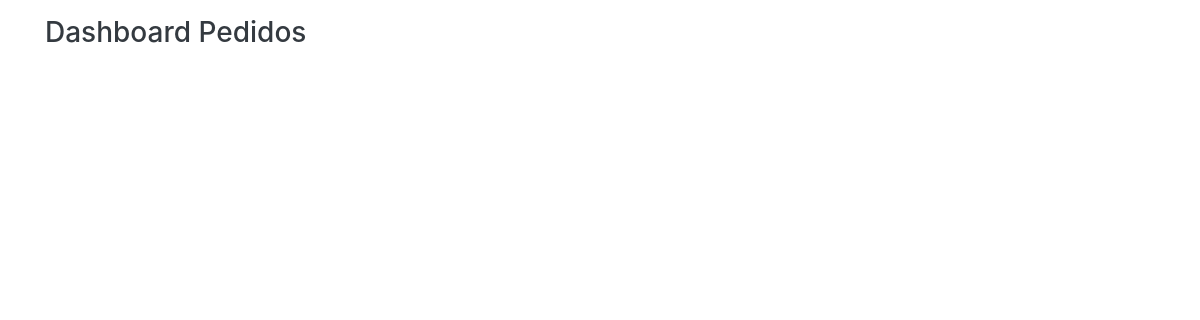
The app's page /pedidos/pedidos/carrinho/ (signed in), older data.
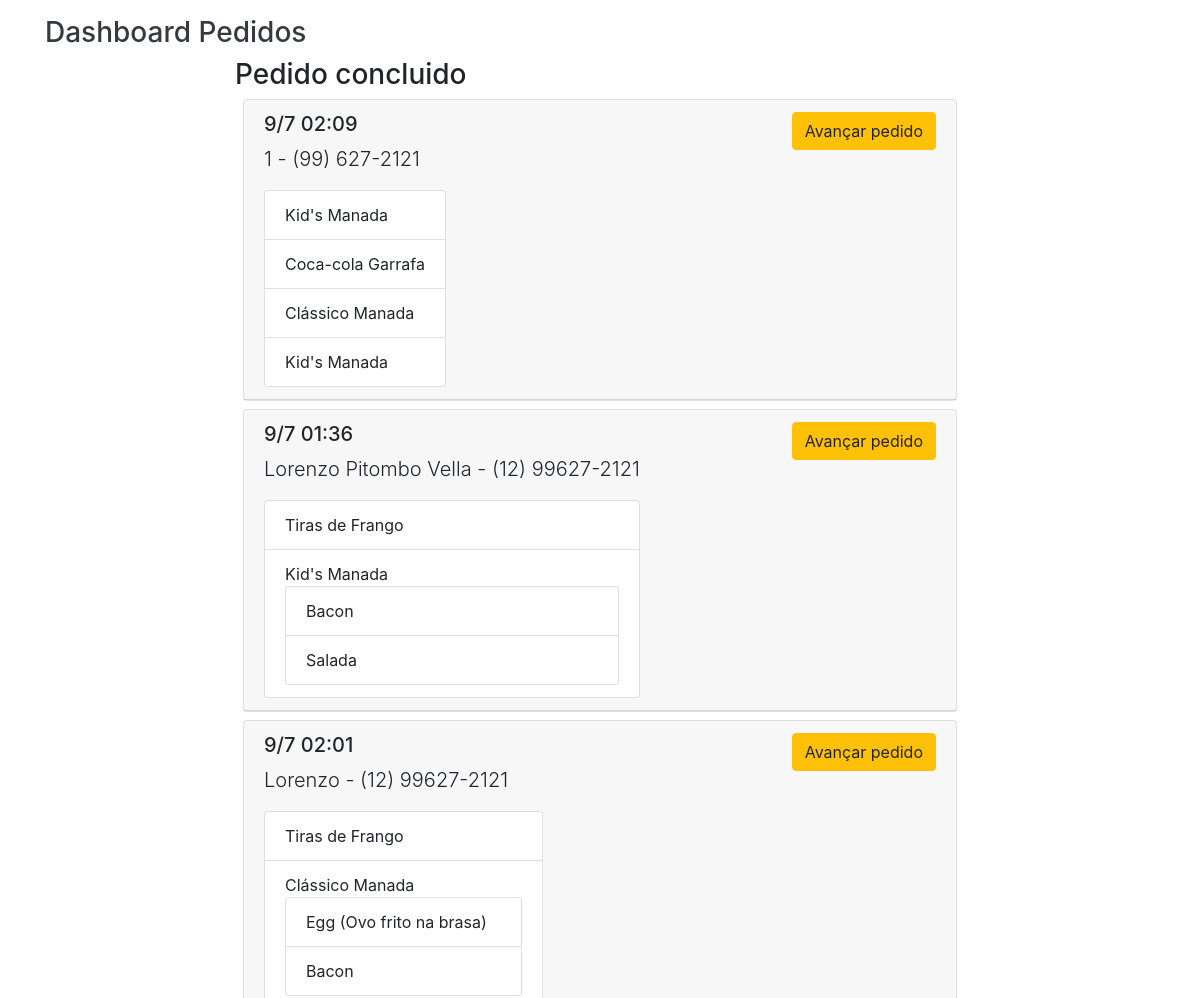
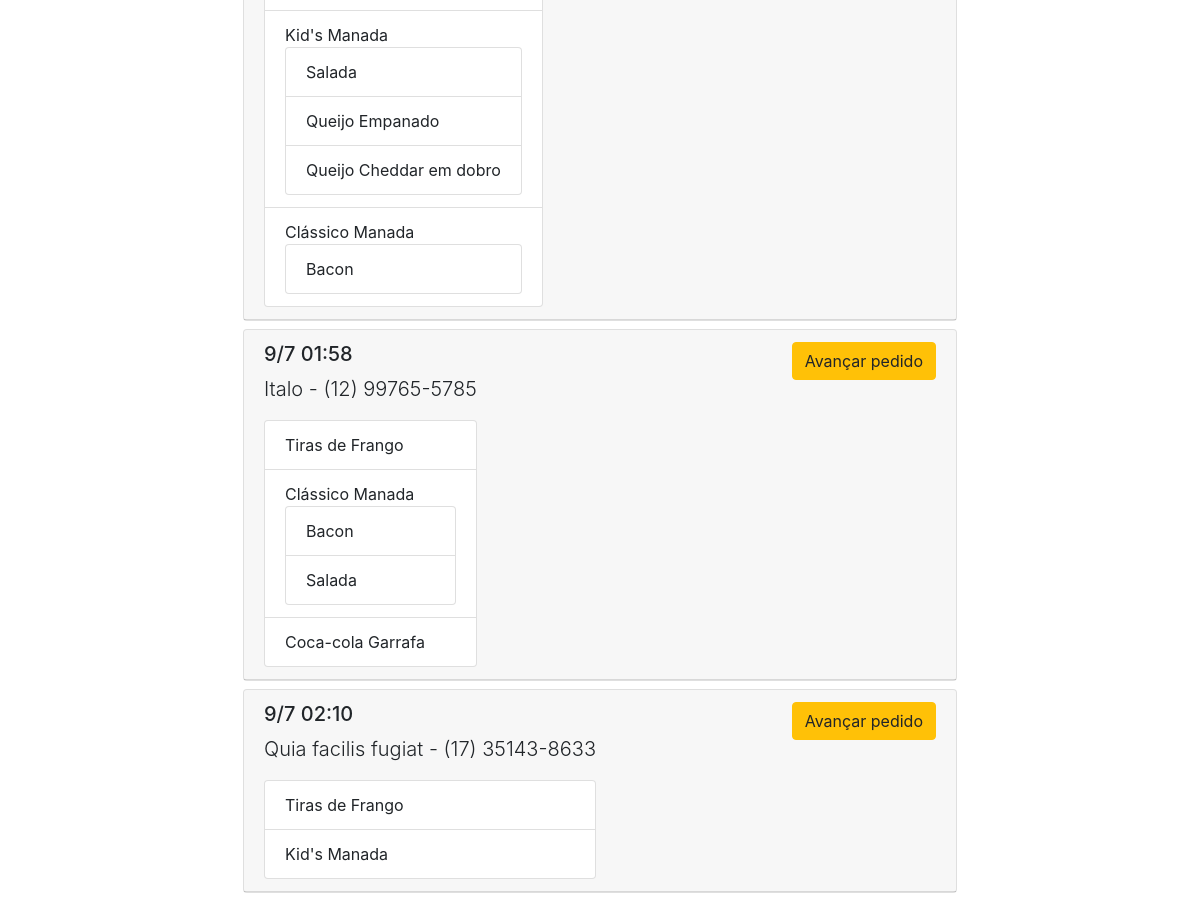
The same page, newer data (2 pictures, top to bottom).
### Manada/pedidos/models.py (models this page shows, shortened)
class carrinho(models.Model):
    statusDoCarrinho = [("0","Pedido não-concluido pelo cliente"),("1","Pedido enviado ao restaurante"),("2","Pedido em preparo"),("3","Pedido concluido")]
    telefone = models.CharField(max_length=30)
    created = models.DateTimeField(auto_now_add=True, editable=False)
    last_updated = models.DateTimeField(auto_now=True, editable=False)
    nome = models.CharField(max_length=50)
    status = models.CharField(max_length=30, choices = statusDoCarrinho, default="0")
    class Meta:
        pass
    def __str__(self):
        return str(self.pk)

class itemDoCarrinho(models.Model):
    referenciaOpcionais = models.ManyToManyField(opcionais, related_name='itemdocarrinho')
    referenciaCardapio = models.ForeignKey("pedidos.cardapio", on_delete=models.CASCADE, related_name = 'item')
    referenciaCarrinho = models.ForeignKey("pedidos.carrinho", on_delete=models.CASCADE, related_name='item')
    last_updated = models.DateTimeField(auto_now=True, editable=False)
    created = models.DateTimeField(auto_now_add=True, editable=False)
    class Meta:
        pass

class cardapio(models.Model):
    tiposDoCardapio = (("Lanches","Lanches"), ("Bebidas","Bebidas"),("Porções","Porções"))
    last_updated = models.DateTimeField(auto_now=True, editable=False)
    preco = models.DecimalField(decimal_places=2, max_digits=5)
    nome = models.CharField(max_length=100)
    created = models.DateTimeField(auto_now_add=True, editable=False)
    tipoDoItem = models.CharField(max_length=30, choices = tiposDoCardapio)
    descricao = models.CharField(max_length=250)
    imagem = models.URLField(blank= True)
    class Meta:
        pass

class opcionais(models.Model):
    tiposDoCardapio = (("Lanches","Lanches"), ("Bebidas","Bebidas"),("Porções","Porções"))
    last_updated = models.DateTimeField(auto_now=True, editable=False)
    created = models.DateTimeField(auto_now_add=True, editable=False)
    nome = models.CharField(max_length=100)
    preco = models.DecimalField(decimal_places=2, max_digits=5)
    tipoDoItem = models.CharField(max_length=30, choices = tiposDoCardapio)
    class Meta:
        pass

### Manada/pedidos/views.py (the view)
# urls.py: path("pedidos/carrinho/", staff_member_required(views.carrinhoListView.as_view()), name="pedidos_carrinho_list"),
class carrinhoListView(generic.ListView):
    model = models.carrinho
    form_class = forms.carrinhoForm
    def get_queryset(self):
        return self.model.objects.exclude(status="0")

### Manada/templates/pedidos/carrinho_list.html
{% extends "base.html" %}
{% block content %}
<div class="container">
  <div class="row">
    <div class="col-md-12">
      <div class="row mt-3">
        <div class="col-md-8">
          <h3>
            <div class="text-decoration-none text-dark">Dashboard Pedidos</div>
          </h3>
        </div>
      </div>
    </div>
  </div>
	<div class="row">
		<div class="col-md-8 mx-auto">
    {% for obj in object_list|dictsort:"status" %}
      {% ifchanged %}
      <h3>{{obj.get_status_display}}</h3>
      {% endifchanged %}
      <div class="card m-2">
        <div class="card-header">
          <div class="d-flex float-right">
            <div><a href="{% url 'pedidos_carrinho_status' obj %}" class="btn btn-warning">Avançar pedido</a></div>
          </div>
          <div class="d-flex flex-column float-left">
            <div class="d-flex align-items-start flex-column">
              <h5>{{obj.last_updated|date:"j/n H:i"}}</h5>
              <p class="lead">{{obj.nome}} - {{obj.telefone}}</p>
            </div>
            <ul class="list-group">
              {% for item in obj.item.all  %}
                <li class="list-group-item">{{item.referenciaCardapio.nome}}
                {% if item.referenciaOpcionais %}
                  <ul class="list-group">
                    {% for opt in item.referenciaOpcionais.all  %}
                      <li class="list-group-item">{{opt.nome}}</li>
                    {% endfor %}
                  </ul>
                  </li>
                {% else %}
                  </li>
                {% endif %}
              {% endfor %}
            </ul>
          </div>
        </div>
      </div>
    {% endfor %}
		</div>
	</div>
</div>
{% endblock %}

Row changes from the older to the newer data that the page shows:
now on this page (row edited): carrinho: status "Pedido concluido", last_updated "9/7 02:09", nome "1", telefone "(99) 627-2121"
now on this page (row unchanged): itemDoCarrinho: referenciaCardapio.nome "Kid's Manada", shown under "Pedido concluido"
now on this page (row unchanged): itemDoCarrinho: referenciaCardapio.nome "Coca-cola Garrafa", shown under "Pedido concluido"
now on this page (row unchanged): itemDoCarrinho: referenciaCardapio.nome "Clássico Manada", shown under "Pedido concluido"
now on this page (row unchanged): itemDoCarrinho: referenciaCardapio.nome "Kid's Manada", shown under "Pedido concluido"
now on this page (row edited): carrinho: last_updated "9/7 01:36", nome "Lorenzo Pitombo Vella", telefone "(12) 99627-2121"
now on this page (row unchanged): itemDoCarrinho: referenciaCardapio.nome "Tiras de Frango", shown under "9/7 01:36"
now on this page (row unchanged): itemDoCarrinho: referenciaCardapio.nome "Kid's Manada", shown under "9/7 01:36"
now on this page (row unchanged): opcionais: nome "Bacon"
now on this page (row unchanged): opcionais: nome "Salada"
added carrinho: last_updated "9/7 02:01", nome "Lorenzo", telefone "(12) 99627-2121"
added itemDoCarrinho: referenciaCardapio.nome "Tiras de Frango", shown under "9/7 02:01"
added itemDoCarrinho: referenciaCardapio.nome "Clássico Manada", shown under "9/7 02:01"
now on this page (row unchanged): opcionais: nome "Egg (Ovo frito na brasa)", shown under "Clássico Manada"
added itemDoCarrinho: referenciaCardapio.nome "Kid's Manada", shown under "9/7 02:01"
now on this page (row unchanged): opcionais: nome "Queijo Empanado", shown under "Kid's Manada"
now on this page (row unchanged): opcionais: nome "Queijo Cheddar em dobro", shown under "Kid's Manada"
added itemDoCarrinho: referenciaCardapio.nome "Clássico Manada", shown under "9/7 02:01"
added carrinho: last_updated "9/7 01:58", nome "Italo", telefone "(12) 99765-5785"
added itemDoCarrinho: referenciaCardapio.nome "Tiras de Frango", shown under "9/7 01:58"
added itemDoCarrinho: referenciaCardapio.nome "Clássico Manada", shown under "9/7 01:58"
added itemDoCarrinho: referenciaCardapio.nome "Coca-cola Garrafa", shown under "9/7 01:58"
added carrinho: last_updated "9/7 02:10", nome "Quia facilis fugiat", telefone "(17) 35143-8633"
added itemDoCarrinho: referenciaCardapio.nome "Tiras de Frango", shown under "9/7 02:10"
added itemDoCarrinho: referenciaCardapio.nome "Kid's Manada", shown under "9/7 02:10"
